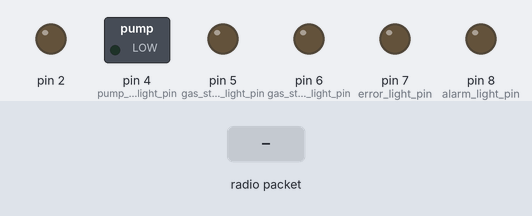
Bench run of a sketch on a simulated Arduino Uno, built with avr-gcc and run on an emulated ATmega328P. On the bench: switched loads named in the sketch (green lamp = pin HIGH), output pins drawn as LEDs (lit = HIGH). The test bench sets the inputs (shaded band). No radio packets arrive unless stated; what the sketch prints to the serial monitor is not drawn.

Above: at 1.2 s.
1.3 s: radio packet "1" arrives
At 2.5 s:
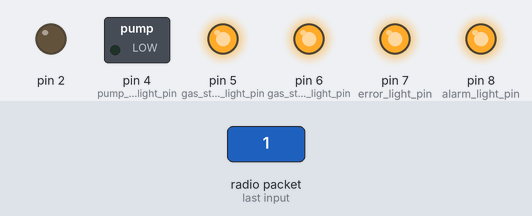
2.8 s: radio packet "0" arrives
At 3.9 s:
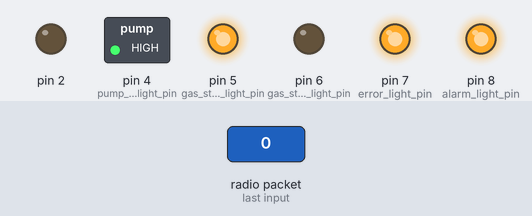
Timing chart, 0 to 5.8 s (numbered marks = the images above; inputs shaded):
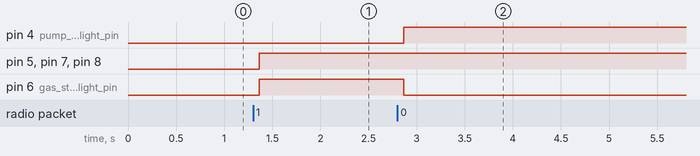

The sketch:

reciever.ino
```cpp
#include <SPI.h>
#include <RH_RF69.h>

RH_RF69 rf69(10, 3);

const int alarm_light_pin = 8;
const int error_light_pin = 7;
const int gas_storage_full_light_pin = 6;
const int gas_storage_empty_light_pin = 5;
const int pump_on_light_pin = 4;

// these must be kept in sync with the transmitter structs
struct sensor_reading {
  boolean alarm;
  boolean gas_storage_empty;
  boolean gas_storage_full;
  boolean gas_header_empty;
  boolean gas_header_full;
};

struct txdata {
  boolean has_seen_error;
  boolean has_seen_alarm;
  boolean pump_on;
  sensor_reading reading;
};

void setup()
{
  pinMode(alarm_light_pin, OUTPUT);
  pinMode(error_light_pin, OUTPUT);
  pinMode(gas_storage_full_light_pin, OUTPUT);
  pinMode(gas_storage_empty_light_pin, OUTPUT);
  pinMode(pump_on_light_pin, OUTPUT);
  Serial.begin(9600);
  Serial.println("start setup");
  while (!Serial)
    ;

  setupRadio();
}

void loop()
{
  if (rf69.available())
  {
    uint8_t buf[sizeof(txdata)];
    uint8_t len = sizeof(txdata);
    txdata data_out;
    if (rf69.recv(buf, &len))
    {
//      RH_RF69::printBuffer("", buf, len); // prints out the buffer
      memcpy(&data_out, buf, len);
      Serial.print("alarm: ");
      Serial.print(data_out.reading.alarm);
      Serial.print(". pump on: ");
      Serial.print(data_out.pump_on);
      Serial.print(". has_seen_error: ");
      Serial.print(data_out.has_seen_error);
      Serial.print(". gas_header_full: ");
      Serial.print(data_out.reading.gas_header_full);
      Serial.print(". gas_header_empty: ");
      Serial.print(data_out.reading.gas_header_empty);
      Serial.print(". gas_storage_full: ");
      Serial.print(data_out.reading.gas_header_full);
      Serial.print(". gas_storage_empty: ");
      Serial.print(data_out.reading.gas_storage_empty);
      Serial.print("\n");
digitalWrite(alarm_light_pin, data_out.has_seen_alarm);
digitalWrite(error_light_pin, data_out.has_seen_error);
digitalWrite(gas_storage_full_light_pin, data_out.reading.gas_storage_full);
digitalWrite(gas_storage_empty_light_pin, data_out.reading.gas_storage_empty);
digitalWrite(pump_on_light_pin, data_out.pump_on);
    }
    else
    {
      Serial.println("recv failed");
    }
  }
}

void setupRadio(){
  // Reset the RFM69 Radio
  pinMode(2, OUTPUT);
  digitalWrite(2, HIGH);
  delayMicroseconds(100);
  digitalWrite(2, LOW);
  // wait until chip ready
  delay(5);

  if (!rf69.init())
    Serial.println("init failed");
  // Defaults after init are 434.0MHz, modulation GFSK_Rb250Fd250, +13dbM (for low power module)
  // No encryption
  Serial.println("end init");
  if (!rf69.setFrequency(433.0))
    Serial.println("setFrequency failed");

  rf69.setTxPower(14, true);

  uint8_t key[] = { 0x09, 0x06, 0x01, 0x04, 0x05, 0x06, 0x07, 0x08,
                    0x01, 0x02, 0x03, 0x04, 0x05, 0x06, 0x07, 0x08};
  rf69.setEncryptionKey(key);
  Serial.println("finished setup");
}
```

Measured:
- after the input at 1.3 s, pin 5 (gas_storage_empty_light_pin), pin 6 (gas_storage_full_light_pin), pin 7 (error_light_pin), pin 8 (alarm_light_pin): LOW → HIGH after 0.06 s
- after the input at 2.8 s, pin 4 (pump_on_light_pin): LOW → HIGH after 0.06 s; pin 6 (gas_storage_full_light_pin): HIGH → LOW after 0.06 s
